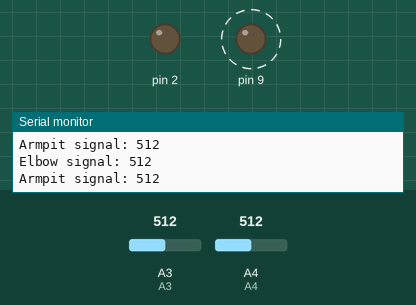
Simulated run of this sketch. Board: Arduino Uno, built with avr-gcc and run on an emulated ATmega328P. Shown: output pins drawn as LEDs (lit = HIGH), the last lines printed to the serial monitor. Dashed ring = blinking. Inputs (shaded band) come from the test bench; at power-on: A4 = 512, A3 = 512.

Above: at 1.2 s.
1.3 s: A4 set to 267
4.3 s: A4 set to 244
At 5.0 s:
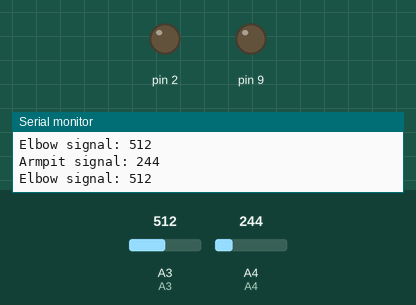
7.3 s: A3 set to 111
10.3 s: A3 set to 93
13.3 s: A4 set to 266
At 14.1 s:
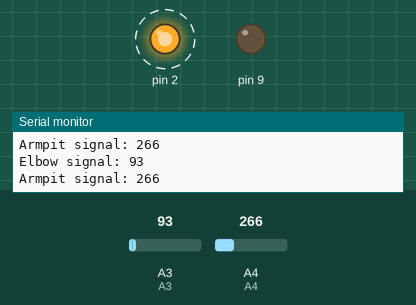
16.3 s: A4 set to 246
At 17.7 s:
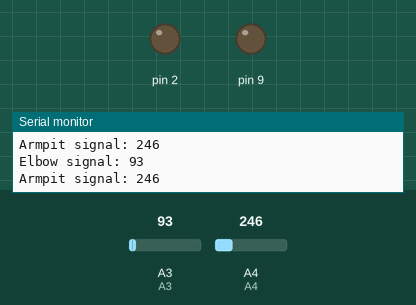
Timing chart, 0 to 18.8 s (numbered marks = the images above; inputs shaded):
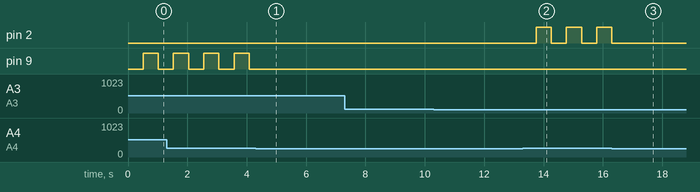

The sketch:

sketch_jan29a.ino
```cpp
/*
Signal Sling
Thomas Graham
DIGF-3010-001 Advanced Wearable Electronics
OCAD University
Created on January 29, 2020; last updated January 31, 2020
*/

int elbowSignalThreshold = 256; //Threshold values: how much signal do we consider 'high?'
int armpitSignalThreshold = 256;
  //(Should really take baseline at boot instead—or implement some form of calibration)
  //I bet a potentiometer would be great for that
int squareMs = 500; //Length of square wave for blinker
int squareX = 0; //Position along square wave
int tickMs = 50; //High latency: less snappy but less finicky
  //#TODO: Address finickyness by lerping values
bool blinkerOn = false;
bool turningRight = false;
bool turningLeft = false;

void setup() {
  pinMode(A3, INPUT); //A3: Elbow signal
  pinMode(A4, INPUT); //A4: Armpit signal
  pinMode(2, OUTPUT); //2: Left-turn signal
  pinMode(9, OUTPUT); //9: Right-turn signal
  Serial.begin(9600);
}

void loop() {
  Serial.print("Elbow signal: ");
  Serial.println( analogRead(A3) );

  Serial.print("Armpit signal: ");
  Serial.println( analogRead(A4) );

  //SIGNAL INTERPRETATION
  //Using the signal from the stretch sensors to determine state

  if ( analogRead (A4) > armpitSignalThreshold ) { //If arm is raised
    if ( analogRead (A3) > elbowSignalThreshold ) { //And forearm is pointed up, it's a right-turn signal
      turningRight = true;
    } else { //If otherwise, then it's a left-turn signal
      turningLeft = true;
    }
  } else { //If the arm is down, no hand signal is being made
    turningRight = false;
    turningLeft = false;
  }

  //BLINKER CONTROL
  //Here we're keeping a square wave going for the blinkers

  if (blinkerOn) { //If the square wave is at the end of its cycle
    if (turningRight) { //And we're turning right
      digitalWrite(9, HIGH);
    } else if (turningLeft) {
      digitalWrite(2, HIGH);
    }
  } else {
    digitalWrite(9, LOW);
    digitalWrite(2, LOW);
  }

  squareX += tickMs; //Progress the square wave
  if (squareX >= squareMs) { //If at end of square wave's domain
    blinkerOn = !blinkerOn; //Invert state of blinker
    squareX = 0; //And loop back to beginning of wave
  }

  delay(tickMs);
}
```

Measured:
- the behaviour switches between 257 and 256 on A4 (found by bisection; images 0 and 1)
- after the input at 4.3 s, pin 9: stops changing and stays LOW
- after the input at 13.3 s, pin 2: alternates HIGH for 0.51 s and LOW for 0.51 s, starting after 0.45 s
- after the input at 16.3 s, pin 2: goes on until 16.3 s, then stays LOW
- by itself, pin 9: alternates HIGH for 0.51 s and LOW for 0.51 s
